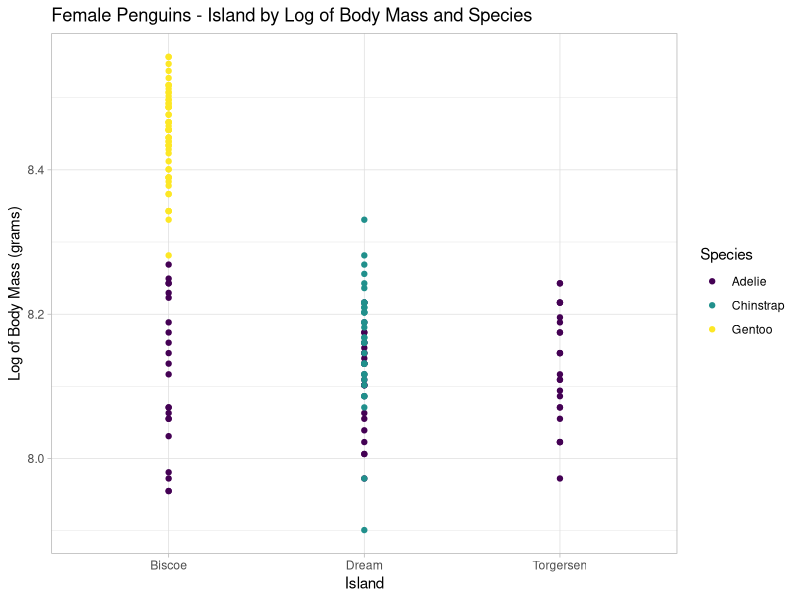
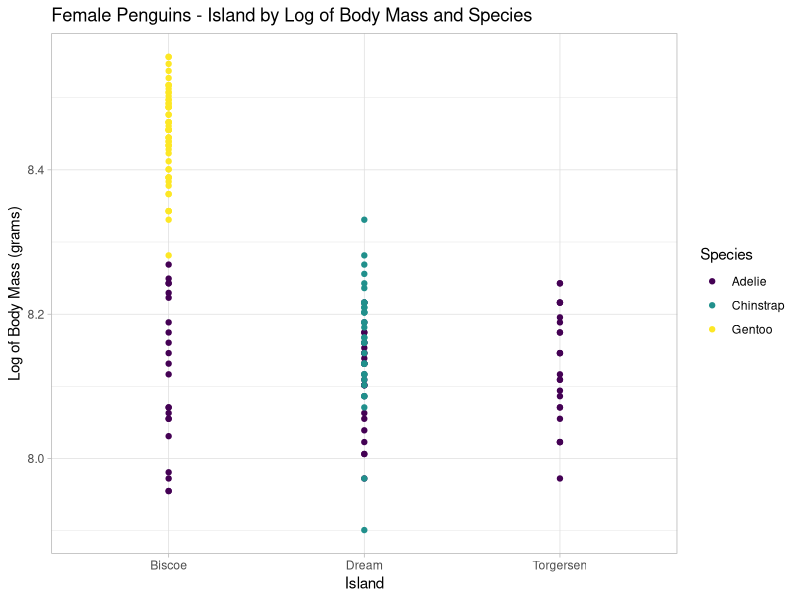

Write the R code that produced these figures, in order.
#Homework Using Pipe
#Created By: Jesse Jones
#Date: 2023-02-14
##Libraries##
library(tidyverse) #loads this library
library(palmerpenguins)
library(here)
library(ggplot2)
library(ggthemes)
##Data##
bodymassdata <- penguins %>% #assigns this text to the function I am creating
  drop_na(sex, body_mass_g) %>% #removes all data from rows that are missing sex
  group_by(species, island, sex) %>% #sets which columns we will summarize
  summarise(mean_mass=mean(body_mass_g, na.rm=TRUE),#calculates and adds a row of mean body bass
                       var_mass=var(body_mass_g, na.rm=TRUE))#includes variance of body mass in our data
view(bodymassdata) #view dataframe that I've created from palmerpenguins
plotdata <- penguins%>% #assigns a function to this text entry
  filter(sex=="female") %>% #selects for only female; excludes males
mutate(log_mass=log(body_mass_g)) %>% #adds a new column
summarise(Species=species,Island=island,Sex=sex, Log_Mass=log_mass) #selects only these listed columns
view(plotdata) #check/view my data that I will be plotting
ggplot(data=plotdata, #loads the "plotdata" dataframe for plotting
       mapping=aes(x=Island,y=Log_Mass, #assigns Island column to x axis and Log_Mass to y axis
       group=Species, #creates a group for the Species column
       color=Species)) + #assigns the Species group members different colors
geom_point() + #the type of graph I want to make
  labs(y="Log of Body Mass (grams)", title="Female Penguins - Island by Log of Body Mass and Species") + #changes the y axis title and graph title
scale_color_viridis_d() + #changes the color for colorblind persons
  theme_light() #changes the theme of the graph to a solid white
ggsave(here("Week_04","output","Female Penguins_Island by Body Mass and Species.png"))